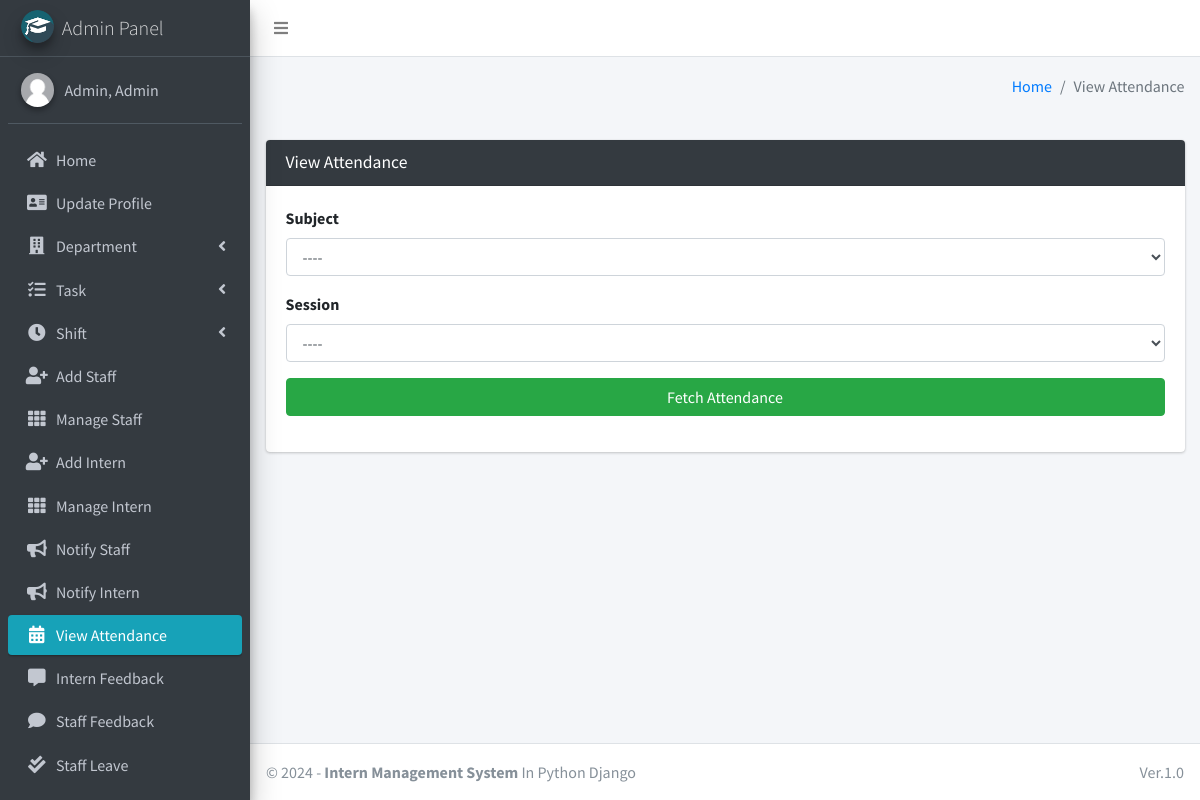
Page /attendance/view/ (signed in) on the committed database.
### main_app/models.py (models this page shows)
class CustomUser(AbstractUser):
    USER_TYPE = ((1, "HOD"), (2, "Staff"), (3, "Intern"))
    GENDER = [("M", "Male"), ("F", "Female")]
    username = None  # Removed username, using email instead
    email = models.EmailField(unique=True)
    user_type = models.CharField(default=1, choices=USER_TYPE, max_length=1)
    gender = models.CharField(max_length=1, choices=GENDER)
    profile_pic = models.ImageField()
    address = models.TextField()
    fcm_token = models.TextField(default="")  # For firebase notifications
    created_at = models.DateTimeField(auto_now_add=True)
    updated_at = models.DateTimeField(auto_now=True)
    USERNAME_FIELD = "email"
    REQUIRED_FIELDS = []
    objects = CustomUserManager()
    def __str__(self):
        return self.last_name + ", " + self.first_name

### main_app/hod_views.py (the view)
# urls.py: path("attendance/view/", hod_views.admin_view_attendance,
def admin_view_attendance(request):
    tasks = Task.objects.all()
    shifts = Shift.objects.all()
    context = {
        'tasks': tasks,
        'shifts': shifts,
        'page_title': 'View Attendance'
    }
    return render(request, "hod_template/admin_view_attendance.html", context)

### main_app/templates/hod_template/admin_view_attendance.html (shortened to what this page needs)
{% extends 'main_app/base.html' %}
{% load static %}
{% block content %}
<section class="content">
    <div class="container-fluid">
        <div class="row">
            <div class="col-md-12">
                <div class="card card-dark">
                    <div class="card-header">
                        <h3 class="card-title">{{page_title}}</h3>
                    </div>
                    <div class="card-body">
                        <div class="form-group">
                            <label>Subject</label>
                            <select name="subject" class="form-control" id='subject'>
                                <option value="">----</option>
                            </select>
                        </div>
                        <div class="form-group">
                            <label>Session</label>
                            <select name="session" class="form-control" id='session'>
                                <option value="">----</option>
                            </select>
                        </div>
                        <div class="form-group"><div  style="display: none;" class="alert alert-danger" id='error_attendance'></div>
                             <button type="button" id='fetch_attendance' class="btn btn-success btn-block">Fetch Attendance</button>
                        </div>
                </div>
            </div>
        </div>
    </div>
</section>
{% endblock content %}

### main_app/templates/main_app/sidebar_template.html (shortened to what this page needs)
{% load static %}
<aside class="main-sidebar sidebar-dark-info elevation-4">
    {% if request.user.user_type == '1' %}
    <a href="{% url 'admin_home' %}" class="brand-link">
        <img src="{% static 'dist/img/cmsl.png' %} " alt="AdminLTE Logo"
            class="brand-image img-circle elevation-3" >
        <span class="brand-text font-weight-light">Admin Panel</span>
    </a>
    <div class="sidebar">
        <div class="user-panel mt-3 pb-3 mb-3 d-flex">
            <div class="image">
                <img src="{{ request.user.profile_pic}}" class="img-circle elevation-2" alt="User Image">
            </div>
            <div class="info">
                <a href="#" class="d-block">{{user}}</a>
            </div>
        </div>
        <nav class="mt-2">
            <ul class="nav nav-pills nav-sidebar flex-column" data-widget="treeview" role="menu" data-accordion="false">
                <li class="nav-item">
                    {% url 'admin_home' as admin_home %}
                    <a href="{{admin_home}}" class="nav-link {% if admin_home == request.path %} active {% endif %}">
                        <i class="nav-icon fas fa-home"></i>
                        <p>
                            Home
                        </p>
                    </a>
                </li>
                <li class="nav-item">
                    {% url 'admin_view_profile' as admin_view_profile %}
                    <a href="{{admin_view_profile}}"
                        class="nav-link {% if admin_view_profile == request.path %} active {% endif %}">
                        <i class="nav-icon fas fa-address-card"></i>
                        <p>
                            Update Profile
                        </p>
                    </a>
                </li>
                <li class="nav-item has-treeview">
                    <a href="#" class="nav-link">
                        <i class="nav-icon fas fa-building"></i>
                        <p>
                            Department
                            <i class="fas fa-angle-left right"></i>
                        </p>
                    </a>
                </li>
                <li class="nav-item has-treeview">
                    <a href="#" class="nav-link">
                        <i class="nav-icon fas fa-tasks"></i>
                        <p>
                            Task
                            <i class="fas fa-angle-left right"></i>
                        </p>
                    </a>
                </li>
                <li class="nav-item has-treeview">
                    <a href="#" class="nav-link">
                        <i class="nav-icon fas fa-clock"></i>
                        <p>
                            Shift
                            <i class="fas fa-angle-left right"></i>
                        </p>
                    </a>
                </li>
                <li class="nav-item">
                    {% url 'add_staff' as add_staff %}
                    <a href="{{add_staff}}" class="nav-link {% if add_staff == request.path %} active {% endif %}">
                        <i class="nav-icon fas fa-user-plus"></i>
                        <p>
                            Add Staff
                        </p>
                    </a>
                </li>
                <li class="nav-item">
                    {% url 'manage_staff' as manage_staff %}
                    {% url 'edit_staff' staff_id as edit_staff %}
                    <a href="{{manage_staff}}"
                        class="nav-link {% if manage_staff == request.path or request.path == edit_staff %} active {% endif %}">
                        <i class="nav-icon fas fa-th"></i>
                        <p>
                            Manage Staff
                        </p>
                    </a>
                </li>
                <li class="nav-item">
                    {% url 'add_intern' as add_intern%}
                    <a href="{{add_intern}}" class="nav-link  {% if add_intern == request.path %} active {% endif %}">
                        <i class="nav-icon fas fa-user-plus"></i>
                        <p>
                            Add Intern
                        </p>
                    </a>
                </li>
                <li class="nav-item">
                    {% url 'manage_intern' as manage_intern %}
                    {% url 'edit_intern' intern_id as edit_intern %}
                    <a href="{{manage_intern}}"
                        class="nav-link  {% if edit_intern == request.path or manage_intern == request.path %} active {% endif %}">
                        <i class="nav-icon fas fa-th"></i>
                        <p>
                            Manage Intern
                        </p>
                    </a>
                </li>
                <li class="nav-item">
                    {% url 'admin_notify_staff' as admin_notify_staff %}
                    <a href="{{admin_notify_staff}}"
                        class="nav-link {% if admin_notify_staff == request.path %} active {% endif %}">
                        <i class="nav-icon fas fa-bullhorn"></i>
                        <p>
                            Notify Staff
                        </p>
                    </a>
                </li>
                <li class="nav-item">
                    {% url 'admin_notify_intern' as admin_notify_intern %}
                    <a href="{{admin_notify_intern}}"
                        class="nav-link {% if admin_notify_intern == request.path %} active {% endif %}">
                        <i class="nav-icon fas fa-bullhorn"></i>
                        <p>
                            Notify Intern
                        </p>
                    </a>
                </li>
                <li class="nav-item">
                    {% url 'admin_view_attendance' as admin_view_attendance %}
                <li class="nav-item">
                    <a href="{{admin_view_attendance}}"
                        class="nav-link  {% if admin_view_attendance == request.path %} active {% endif %}">
                        <i class="nav-icon fas fa-calendar-alt"></i>
                        <p>
                            View Attendance
                        </p>
                    </a>
                </li>
                <li class="nav-item">
                    {% url 'intern_feedback_message' as intern_feedback_message %}
                    <a href="{{ intern_feedback_message }}"
                        class="nav-link  {% if intern_feedback_message == request.path %} active {% endif %}">
                        <i class="nav-icon fas fa-comment-alt"></i>
                        <p>
                            Intern Feedback
                        </p>
                    </a>
                </li>
                <li class="nav-item">
                    {% url 'staff_feedback_message' as staff_feedback_message %}
                    <a href="{{staff_feedback_message}}"
                        class="nav-link   {% if staff_feedback_message == request.path %} active {% endif %}">
                        <i class="nav-icon fas fa-comment"></i>
                        <p>
                            Staff Feedback
                        </p>
                    </a>
                </li>
                <li class="nav-item">
                    {% url 'view_staff_leave' as view_staff_leave %}
                    <a href="{{view_staff_leave}}"
                        class="nav-link  {% if view_staff_leave == request.path %} active {% endif %}">
                        <i class="nav-icon fas fa-check-double"></i>
                        <p>
                            Staff Leave
                        </p>
                    </a>
                </li>
                <li class="nav-item">
                    {% url 'view_intern_leave' as view_intern_leave %}
                    <a href="{% url 'view_intern_leave' %}"
                        class="nav-link  {% if view_intern_leave == request.path %} active {% endif %}">
                    </a>
                </li>
                                        {% endif %}
                                    </ul>
                                </nav>
                            </div>
</aside>

### rows in the picture
CustomUser: user.profile_pic (placeholder picture), last_name+first_name "Admin, Admin"

### other values in the picture
{{ page_title }} "View Attendance"
